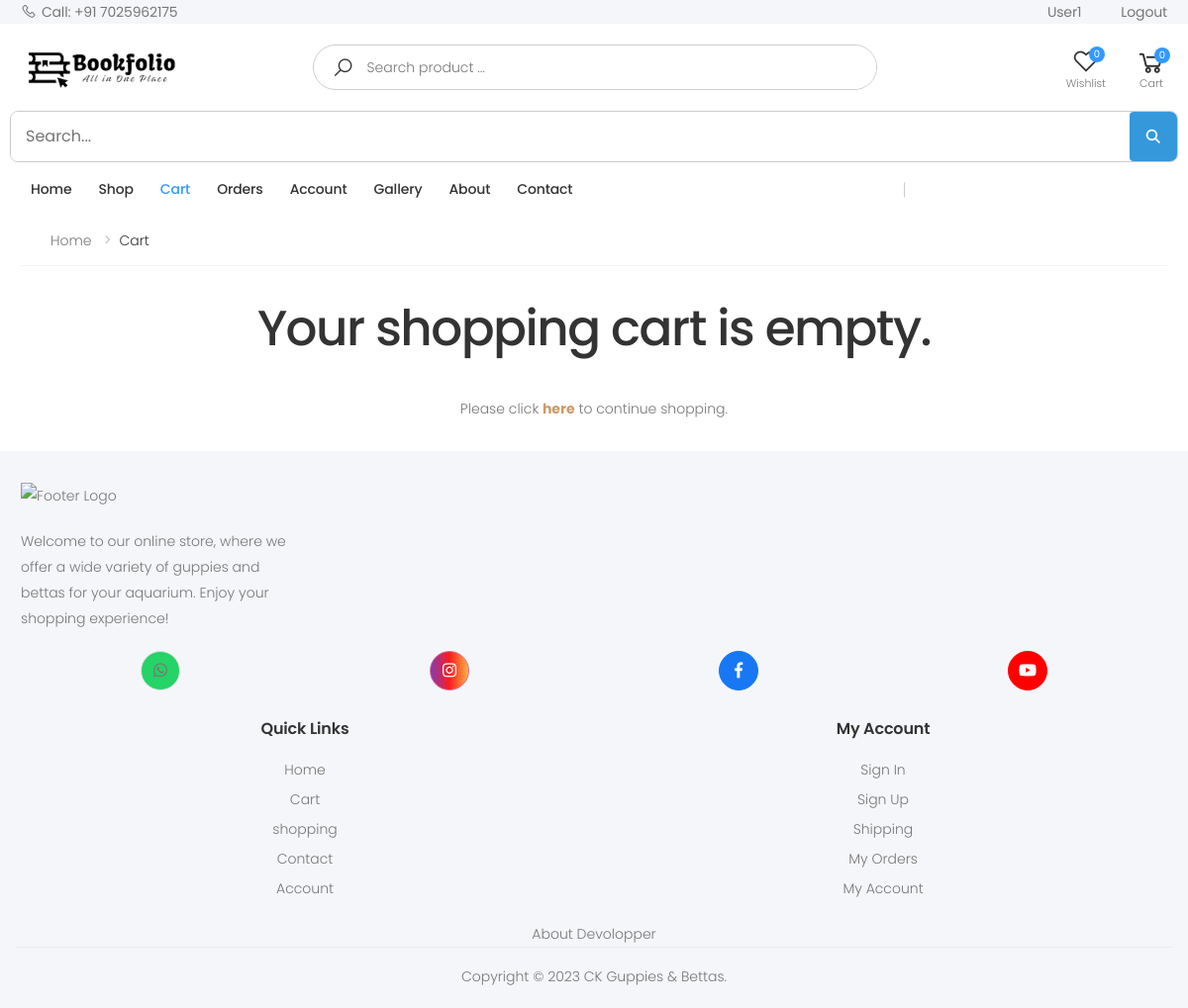
/cart/ (signed in), run on an earlier commit of the app's database.
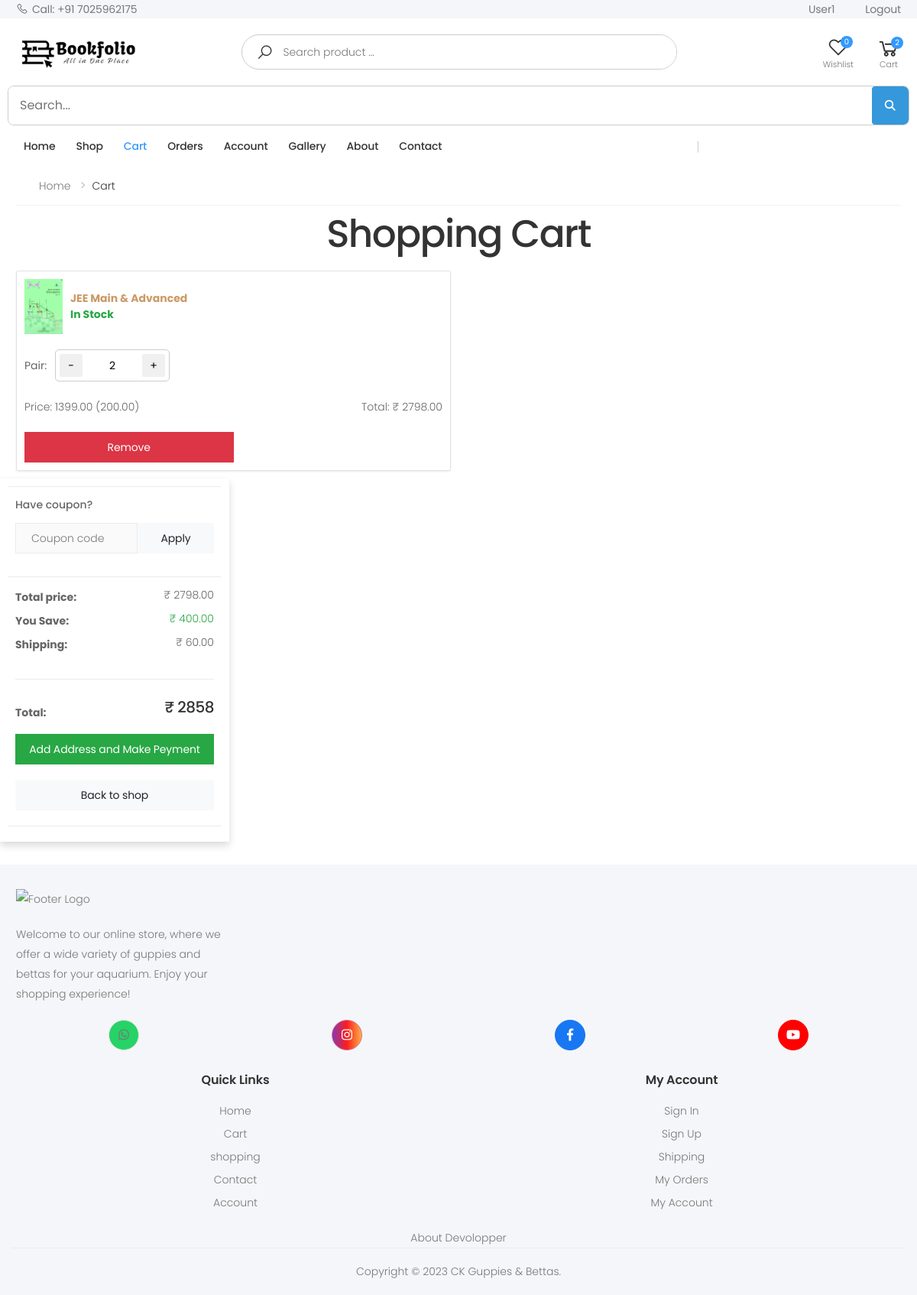
And on a later commit of the database.
### store/models.py (models this page shows, shortened)
class OrderItem(models.Model):
    product = models.ForeignKey(Product, on_delete=models.SET_NULL, null=True)
    order = models.ForeignKey(Order, on_delete=models.SET_NULL, null=True)
    quantity = models.IntegerField(default=0, null=True, blank=True)
    date_added = models.DateTimeField(auto_now_add=True)
    price_at_purchase = models.DecimalField(max_digits=7, decimal_places=2, null=True, blank=True)
    @property
    def get_total(self):
        if self.price_at_purchase is None:
            self.price_at_purchase = self.product.new_price
        return self.price_at_purchase * self.quantity

class Product(models.Model):
    name = models.CharField(max_length=250, unique=True)
    slug = models.SlugField(max_length=250, unique=True)
    description = models.TextField(blank=True)
    old_price = models.DecimalField(max_digits=7, blank=True, null=True, decimal_places=2)
    new_price = models.DecimalField(max_digits=7, blank=False, decimal_places=2)
    category = models.ForeignKey(Category, on_delete=models.SET_NULL, null=True)
    image_1 = models.ImageField(upload_to='product')
    image_2 = models.ImageField(upload_to='product', blank=True)
    image_3 = models.ImageField(upload_to='product', blank=True)
    video_url = models.URLField(max_length=200, blank=True)
    stock = models.IntegerField()
    active = models.BooleanField(default=True)
    new = models.BooleanField(default=True)
    created = models.DateTimeField(auto_now_add=True)
    update = models.DateField(auto_now=True)
    def get_url(self):
        return reverse('store_app:proDetail', args=[self.category.slug, self.slug])
    class Meta:
        ordering = ('name',)
        verbose_name = 'product'
        verbose_name_plural = 'products'
    @property
    def imageURL(self):
        try:
            url = self.image_1.url
        except:
            url = ''
        return url

class Order(models.Model):
    STATUS_CHOICES = [
        ('Processing', 'Processing'),
        ('Shipped', 'Shipped'),
        ('Delivered', 'Delivered')
    ]
    customer = models.ForeignKey(Customer, on_delete=models.SET_NULL, null=True, blank=True)
    date_ordered = models.DateTimeField(auto_now_add=True)
    complete = models.BooleanField(default=False)
    transaction_id = models.CharField(max_length=100, null=True)
    status = models.CharField(max_length=20, choices=STATUS_CHOICES, default='Processing')
    processing_time = models.DateTimeField(null=True, blank=True)
    shipped_time = models.DateTimeField(null=True, blank=True)
    delivered_time = models.DateTimeField(null=True, blank=True)
    @property
    def get_cart_total(self):
        orderitems = self.orderitem_set.all()
        total = sum([item.get_total for item in orderitems])
        return total
    @property
    def get_cart_items(self):
        orderitems = self.orderitem_set.all()
        total = sum([item.quantity for item in orderitems])
        return total

### store/views.py (the view)
# urls.py: path('cart/', views.cart, name="cart"),
def cart(request):
    data = cartData(request)
    cartItems = data['cartItems']
    order = data['order']
    items = data['items']
    total_price_difference = data['total_price_difference']
    if request.user.is_authenticated:
        for item in items:
            item.product.price_difference = item.product.old_price - item.product.new_price
    else:
        for item in items:
            item['product']['price_difference'] = item['product']['old_price'] - item['product']['new_price']
    context = {
        'items': items,
        'order': order,
        'cartItems': cartItems,
        'total_price_difference': total_price_difference
    }
    return render(request, 'store/cart.html', context)

### store/context_processors.py (called while the page is built)
def menu_link(request): # this function don't wanna call to work, it's defined in setting to work
    links_list = Category.objects.annotate(
        num_products=Count('product', filter=Q(product__active=True, product__stock__gt=0))
    ).filter(num_products__gt=0).order_by('name')  # Add an order_by clause here
    paginator3 = Paginator(links_list, 8)
    try:
        page = int(request.GET.get('page', '1'))
    except:
        page = 1
    try:
        links = paginator3.page(page)
    except (InvalidPage, EmptyPage):
        links = paginator3.page(paginator3.num_pages)
    return dict(links=links)

def cart_data(request):
    data = cartData(request)
    cartItems = data['cartItems']
    return {'cartItems': cartItems}

def wishlist_count(request):
    if request.user.is_authenticated:
        wishlist_count = Wishlist.objects.filter(user=request.user).count()
    else:
        cookie_data = cookieWishlist(request)
        wishlist_count = cookie_data['wishlist_count']
    return {'wishlist_count': wishlist_count}

### store/models.py (called while the page is built)
    def get_url(self):
        return reverse('store_app:product_by_category', args=[self.slug])

### store/templates/store/Cart.html (shortened to what the changed rows need)
{% extends 'store/Base.html' %}
{% load static %}
{% block content %}
<link rel="stylesheet" href="{% static 'assets/css/style/cart.css' %}">
<link rel="stylesheet" href="{% static 'CSS/cart.css' %}">
<div class="container">
	{% if not items %}
	<div>
		<div class="text-center mb-3">
			<br>
			<h1>Your shopping cart is empty.</h1>
			<p class="mt-4">Please click <a href="{% url 'store_app:allProdCat' %}"><b>here</b></a> to
				continue shopping.</p>
		</div>
	</div>
	{% else %}
	<div class="text-center mb-2">
		<h1>Shopping Cart</h1>
	</div>
	<div class="row g-3">
		{% for cart_item in items %}
		<div class="col-md-6">
			<div class="card border rounded shadow-sm"
			data-product-id="{{ cart_item.product.id }}"
			data-product-name="{{ cart_item.product.name }}"
			data-product-new-price="{{ cart_item.product.new_price }}"
			data-product-old-price="{{ cart_item.product.old_price }}"
			data-product-stock="{{ cart_item.product.stock }}">
				<div class="card-header m-3">
					<a href="{{cart_item.product.get_url}}">
						<div class="d-flex align-items-center">
							<img src="{{ cart_item.product.imageURL }}" alt="{{ cart_item.product.name }}"
								class="img-fluid" style="width: 50px;">
							<div class="ms-3 ml-3">
								<div>{{ cart_item.product.name }}</div>
								<div
									class="{% if cart_item.product.active and cart_item.product.stock > 0 %} text-success {% endif %} {% if not cart_item.product.active or cart_item.product.stock == 0 %} text-muted {% endif %}">
									{% if cart_item.product.active and cart_item.product.stock > 0 %}
									In Stock
									{% else %}
									Out of Stock
									{% endif %}
								</div>
							</div>
						</div>
					</a>
				</div>
				<div class="card-body">
					<div class="d-flex flex-row justify-content-between">
						<div class="details-filter-row details-row-size">
							<label for="qty">Pair:</label>
							<div class="product-details-quantity">
								<div class="cart-item-counter">
									<button data-product="{{cart_item.product.id}}" data-action="remove"
										class="cart-decrement chg-quantity update-cart">-</button>
									<input id="cart-quantity" class="cart-quantity" value="{{ cart_item.quantity }}">
									<button data-quntity="{{cart_item.product.stock}}" data-product="{{cart_item.product.id}}"
									data-action="add" class="cart-increment chg-quantity update-cart">+</button>
								</div>
							</div>
						</div>
					</div>
					<div class="d-flex flex-row justify-content-between">
						{% if user.is_authenticated %}
							<div>Price: {{ cart_item.product.new_price }} (<span class="price-difference">{{ cart_item.product.price_difference }}</span>)</div>
						{% else %}
							<div>Price: {{ cart_item.product.new_price }} (<span class="price-difference">{{ cart_item.product.price_difference }}</span>)</div>
						{% endif %}
						<div>Total: ₹ <span class="item-total">{{cart_item.get_total|floatformat:2}}</span></div>
					</div>
					<div class="d-flex flex-row justify-content-start">
						<button type="button" class="btn btn-danger mt-2 update-cart remove-button"
							data-product="{{ cart_item.product.id }}" data-action="remove-all">Remove</button>
					</div>
				</div>
			</div>
		</div>
		{% endfor %}
	</div>
</div>
<aside class="col-lg-3 mb-3">
	<div class="card">
		<div class="card-body">
			<form id="couponForm">
				<div class="form-group">
					<label class="form-label">Have coupon?</label>
					<div class="input-group">
						<input type="text" class="form-control pr-2" name="couponCode" placeholder="Coupon code">
						<button type="submit" class="btn btn-light"
							style="max-width: 150px; min-width: 100px;">Apply</button>
					</div>
				</div>
			</form>
		</div>
	</div>
	<div class="card">
		<div class="card-body">
			<dl class="dlist-align">
				<dt>Total price:</dt>
				<dd class="text-end cart-total">₹ {{order.get_cart_total|floatformat:2}}</dd>
			</dl>
			{% if total_price_difference %}
			<dl class="dlist-align">
				<dt>You Save:</dt>
				<dd class="text-end text-success total-price-difference">₹ {{ total_price_difference|floatformat:2 }}</dd>
			</dl>
			{% endif %}
			<dl class="dlist-align">
				<dt>Shipping:</dt>
				<dd class="text-end"> ₹ 60.00 </dd>
			</dl>
			<hr>
			<dl class="dlist-align">
				<dt>Total:</dt>
				<dd class="text-end text-dark h5 cart-total-with-shipping">₹ {{ order.get_cart_total|add:60}}</dd>
			</dl>
			<div class="d-grid gap-2 my-3">
				<a href="{% url 'store_app:checkout' %}" class="btn btn-success w-100 mb-2"> Add Address and Make
					Peyment </a>
				<a href="/" class="btn btn-light w-100"> Back to shop </a>
			</div>
		</div>
	</div>
</aside>
{% endif %}
</div>
{% endblock %}

### store/templates/store/Base.html (shortened to what the changed rows need)
{% load static %}
<!DOCTYPE html>
<html lang="en">
<head>
    <link rel="stylesheet" href="{% static 'assets/css/bootstrap.min.css' %}">
    <link rel="stylesheet" href="{% static 'assets/css/style/Base.css' %}">
    <link rel="stylesheet" href="{% static 'assets/css/skins/skin-demo-4.css' %}">
    <link rel="stylesheet" href="{% static 'assets/css/demos/demo-4.css' %}">
    <link rel="stylesheet" href="{% static 'assets/css/style2.css' %}">
</head>
<body>
    <div class="page-wrapper">
        <header class="header header-intro-clearance header-4">
            <div class="header-middle">
                <div class="container">
                    <div class="header-right">
                        <div class="dropdown cart-dropdown">
                            <a href="{% url 'store_app:cart' %}" class="dropdown-toggle">
                                <div class="icon">
                                    <i class="icon-shopping-cart"></i>
                                    <span class="cart-count" data-cart-items="{{cartItems}}">{{cartItems}}</span>
                                </div>
                            </a>
                        </div>
                    </div>
                </div>
            </div>
        </header>
        {% block content %}{% endblock %}
    </div>
</body>
</html>

What changed in the data, as far as the page shows it:
added OrderItem: product.imageURL (picture), product.name "JEE Main & Advanced", shows "In Stock", quantity "2", product.new_price "1399.00", product.price_difference "200.00", get_total "2798.00"
now on this page (row unchanged): Order: get_cart_total "2798.00", get_cart_total|add "2858"
Also different on the page:
{{ cartItems }}: "0" → "2"
{{ total_price_difference|floatformat:2 }}: (not shown) → "400.00"
text no longer shown: "Your shopping cart is empty. Please click here to continue shopping."
text now shown: "Shopping Cart Have coupon? Apply Total price: ₹ You Save: ₹ Shipping: ₹ 60.00 Total: ₹ Add Address and Make Peyment Back to shop"
